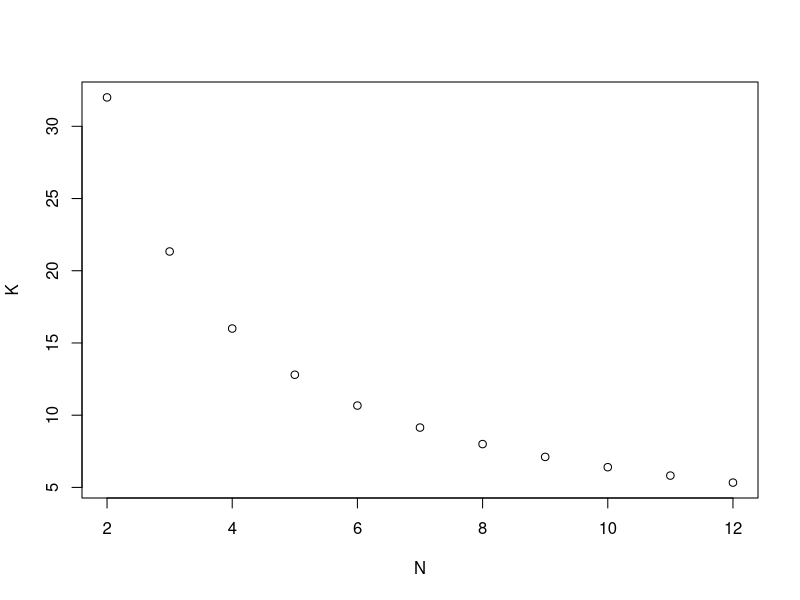
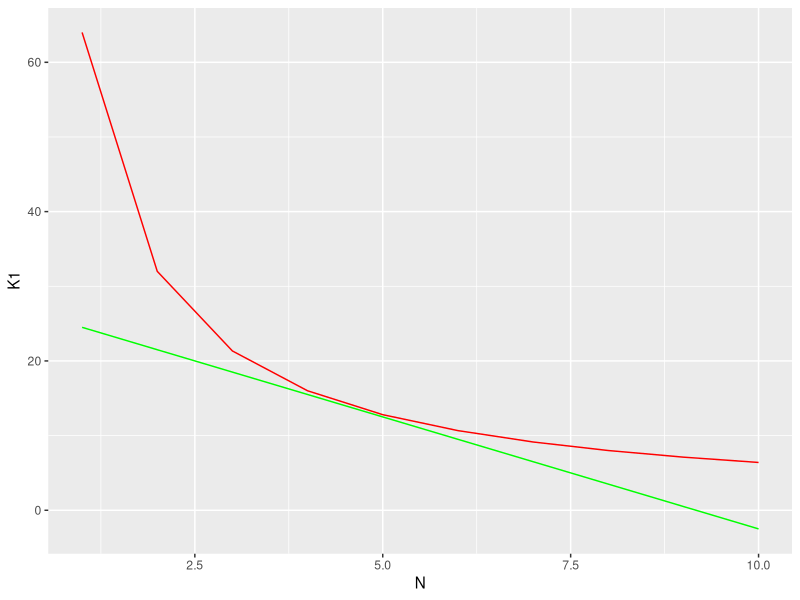
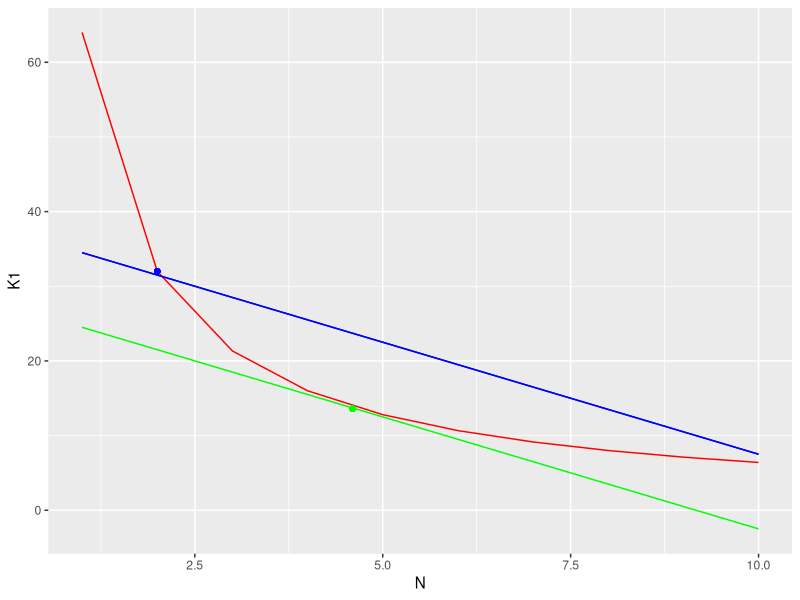

Generate these figures, in order, with R:
## ---- chunk 1
knitr::knit_exit()
## ---- chunk 2
N <- c(4:20)
K <-64/N
N <- c(4,8,12,20)
K <-64/N
# Plotte resultatene i et diagram
#plot(N,K)
## ---- chunk 3
#16/4
N <- c(2:12)
K <-64/N
plot(N,K)
## ---- chunk 4
    N <- c(1:10)
    K_1 <-64/N
    #
    C <- 110  #  110
    K_2 <- (C-12*N)/4
    C_m <- 150  #  110
    K_3 <- (C_m-12*N)/4

    # Plotte resultatene i et diagram
    library(ggplot2)
    df <- data.frame(N=N,K1=K_1,K2=K_2,K3=K_3)
    g <- ggplot2::ggplot(df, aes(N))
    g <- g + geom_line(aes(y=K1), colour="red")
    g <- g + geom_line(aes(y=K2), colour="green")
    g
## ---- chunk 5
    g +   geom_point(aes(x=2, y=32), colour="blue") + geom_line(aes(y=K3), colour="blue") + geom_point(aes(x=4.6, y=13.6), colour="green") + geom_line(aes(y=K3), colour="blue")
